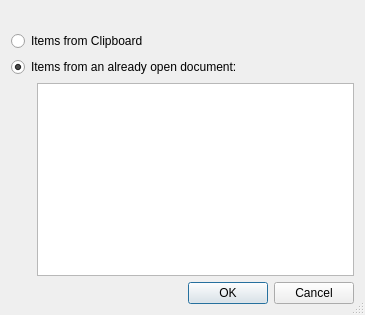
<?xml version="1.0" encoding="UTF-8"?>
<ui version="4.0">
 <class>SelectDocumentDialog</class>
 <widget class="QDialog" name="SelectDocumentDialog">
  <property name="geometry">
   <rect>
    <x>0</x>
    <y>0</y>
    <width>365</width>
    <height>315</height>
   </rect>
  </property>
  <property name="windowTitle">
   <string>Select Item Source</string>
  </property>
  <property name="sizeGripEnabled">
   <bool>true</bool>
  </property>
  <layout class="QGridLayout" name="gridLayout">
   <item row="0" column="0" colspan="2">
    <widget class="QLabel" name="w_header">
     <property name="text">
      <string/>
     </property>
    </widget>
   </item>
   <item row="1" column="0" colspan="2">
    <widget class="QRadioButton" name="w_clipboard">
     <property name="text">
      <string>Items from Clipboard</string>
     </property>
    </widget>
   </item>
   <item row="2" column="0" colspan="2">
    <widget class="QRadioButton" name="w_document">
     <property name="text">
      <string>Items from an already open document:</string>
     </property>
     <property name="checked">
      <bool>true</bool>
     </property>
    </widget>
   </item>
   <item row="3" column="0">
    <spacer name="horizontalSpacer">
     <property name="orientation">
      <enum>Qt::Horizontal</enum>
     </property>
     <property name="sizeType">
      <enum>QSizePolicy::Fixed</enum>
     </property>
     <property name="sizeHint" stdset="0">
      <size>
       <width>20</width>
       <height>20</height>
      </size>
     </property>
    </spacer>
   </item>
   <item row="3" column="1">
    <widget class="QListWidget" name="w_document_list"/>
   </item>
   <item row="4" column="1">
    <widget class="QDialogButtonBox" name="w_buttons">
     <property name="orientation">
      <enum>Qt::Horizontal</enum>
     </property>
     <property name="standardButtons">
      <set>QDialogButtonBox::Cancel|QDialogButtonBox::Ok</set>
     </property>
    </widget>
   </item>
  </layout>
 </widget>
 <resources/>
 <connections>
  <connection>
   <sender>w_buttons</sender>
   <signal>accepted()</signal>
   <receiver>SelectDocumentDialog</receiver>
   <slot>accept()</slot>
   <hints>
    <hint type="sourcelabel">
     <x>249</x>
     <y>298</y>
    </hint>
    <hint type="destinationlabel">
     <x>157</x>
     <y>274</y>
    </hint>
   </hints>
  </connection>
  <connection>
   <sender>w_buttons</sender>
   <signal>rejected()</signal>
   <receiver>SelectDocumentDialog</receiver>
   <slot>reject()</slot>
   <hints>
    <hint type="sourcelabel">
     <x>317</x>
     <y>304</y>
    </hint>
    <hint type="destinationlabel">
     <x>286</x>
     <y>274</y>
    </hint>
   </hints>
  </connection>
  <connection>
   <sender>w_document</sender>
   <signal>toggled(bool)</signal>
   <receiver>w_document_list</receiver>
   <slot>setEnabled(bool)</slot>
   <hints>
    <hint type="sourcelabel">
     <x>17</x>
     <y>67</y>
    </hint>
    <hint type="destinationlabel">
     <x>36</x>
     <y>115</y>
    </hint>
   </hints>
  </connection>
 </connections>
</ui>
